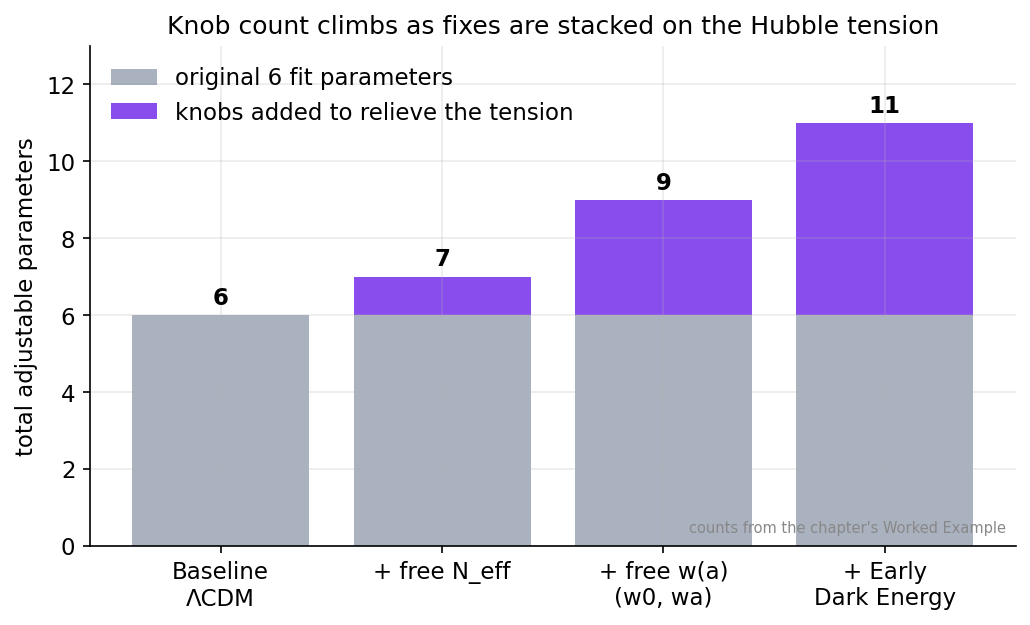

The Python source for this figure:
import numpy as np, matplotlib
matplotlib.use("Agg")
import matplotlib.pyplot as plt
plt.rcParams.update({"figure.dpi":150,"savefig.dpi":150,"font.size":11,
    "axes.grid":True,"grid.alpha":0.25,"axes.spines.top":False,"axes.spines.right":False,
    "axes.titlesize":12,"figure.facecolor":"white","axes.facecolor":"white"})
C_FW="#7c3aed"; C_NEWTON="#64748b"; C_MOND="#0891b2"; C_DATA="#dc2626"

# Parameter count from the chapter's Worked Example: stacking fixes onto the Hubble tension.
# 6 baseline -> +N_eff (7) -> +w0,wa (9) -> +Early Dark Energy (~11).
steps = ["Baseline\nΛCDM", "+ free N_eff", "+ free w(a)\n(w0, wa)", "+ Early\nDark Energy"]
knobs = [6, 7, 9, 11]          # cumulative total
extra = [k-6 for k in knobs]   # knobs added above the original six

fig, ax = plt.subplots(figsize=(7,4.3))
x = np.arange(len(steps))
ax.bar(x, [6]*len(steps), color=C_NEWTON, alpha=0.55, label="original 6 fit parameters")
ax.bar(x, extra, bottom=6, color=C_FW, alpha=0.9, label="knobs added to relieve the tension")

for xi, k in zip(x, knobs):
    ax.annotate(f"{k}", (xi, k+0.15), ha="center", va="bottom", fontsize=11, fontweight="bold")

ax.set_xticks(x); ax.set_xticklabels(steps)
ax.set_ylabel("total adjustable parameters")
ax.set_ylim(0, 13)
ax.set_title("Knob count climbs as fixes are stacked on the Hubble tension")
ax.legend(frameon=False, loc="upper left")
ax.text(0.99,0.02,"counts from the chapter's Worked Example", transform=ax.transAxes,
        ha="right", va="bottom", fontsize=7, color="#888")
fig.tight_layout(); fig.savefig("ch12_knob_count.png", bbox_inches="tight"); print("ok")
